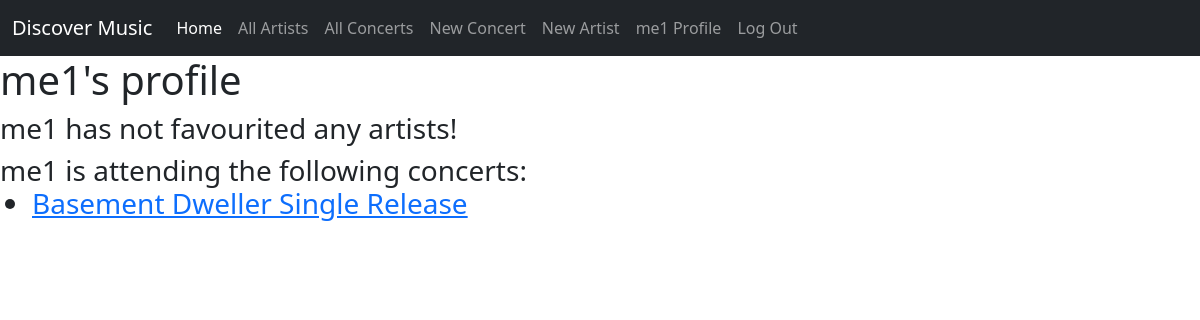
The app's page /profile/me1 (signed in), older data.
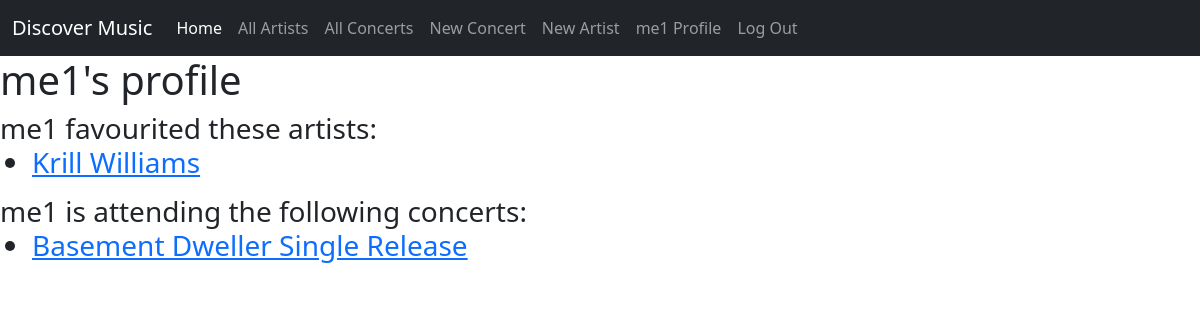
The same page, newer data.
### concert_app/models.py (models this page shows, shortened)
class User(UserMixin, db.Model):
    id = db.Column(db.Integer, primary_key=True)
    username = db.Column(db.String(80), nullable=False, unique=True)
    password = db.Column(db.String(80), nullable=False)
    attending = db.relationship(
        'Concert', secondary='user_concert', back_populates='guests_attending')
    favourites = db.relationship(
        'Artist', secondary='user_artist', back_populates='fans')

class Concert(db.Model):
    id = db.Column(db.Integer, primary_key=True)
    image = db.Column(URLType)
    name = db.Column(db.String(80), nullable=False)
    price = db.Column(db.Float(precision=2), nullable=False)
    venue = db.Column(db.String(80), nullable=False)
    address = db.Column(db.String(80), nullable=False)
    date = db.Column(db.Date)
    artist_id = db.Column(
        db.Integer, db.ForeignKey('artist.id'), nullable=False)
    artist_playing = db.relationship('Artist', back_populates='upcoming_concerts')
    guests_attending = db.relationship(
        'User', secondary='user_concert', back_populates='attending')

class Artist(db.Model):
    id = db.Column(db.Integer, primary_key=True)
    name = db.Column(db.String(80), nullable=False)
    hometown = db.Column(db.String(80), nullable=False)
    image = db.Column(URLType)
    genre = db.Column(db.String(80), nullable=False)
    biography = db.Column(db.String(250), nullable=False)
    upcoming_concerts = db.relationship('Concert', back_populates='artist_playing')
    fans = db.relationship(
        'User', secondary='user_artist', back_populates='favourites')

### concert_app/main/routes.py (the view)
@main.route('/profile/<username>')
def profile(username):
    user = User.query.filter_by(username=username).one()
    return render_template('profile.html', user=user)

### concert_app/extensions.py (called while the page is built)
@login_manager.user_loader
def load_user(user_id):
    return User.query.get(user_id)

### concert_app/templates/profile.html
{% extends 'base.html' %}
{% block content %}
<h1>
    {{ user.username }}'s profile
</h1>
{% if current_user.favourites %}
    <h3>
        {{ user.username }} favourited these artists:
    <ul>
        {% for favourite in user.favourites %}
        <li><a href="/artist/{{ favourite.id }}">{{ favourite.name }}</a></li>
        {% endfor %}
    </ul>
{% else %}
    <h3>{{ user.username }} has not favourited any artists! </h3>
{% endif%}
</h3>
{% if current_user.attending %}
    <h3>
        {{ user.username }} is attending the following concerts:
        <ul>
            {% for concert in user.attending %}
            <li><a href="/concert/{{ concert.id }}">{{ concert.name }}</a></li>
            {% endfor %}
        </ul>
    </h3>
{% else %}
    <h3>{{ user.username }} is not attending any concerts! </h3>
{% endif%}
{% endblock %}

### concert_app/templates/base.html (shortened to what this page needs)
<!DOCTYPE html>
<html lang="en">
<head>
    <link href="https://cdn.jsdelivr.net/npm/bootstrap@5.3.0-alpha1/dist/css/bootstrap.min.css" rel="stylesheet"
>
</head>
<body>
        <div id="content">
            <nav class="navbar navbar-expand-lg bg-dark" data-bs-theme="dark">
                <div class="container-fluid">
                    <a class="navbar-brand" href="/">Discover Music</a>
                    <div class="collapse navbar-collapse" id="navbarNavAltMarkup">
                        <div class="navbar-nav">
                            <a class="nav-link active" aria-current="page" href="/">Home</a>
                            <a class="nav-link" href="/artist">All Artists</a>
                            <a class="nav-link" href="/concert">All Concerts</a>
                                {% if current_user.is_authenticated %}
                                <a class="nav-link" href="/new_concert">New Concert</a>
                                <a class="nav-link" href="/new_artist">New Artist</a>
                                <a class="nav-link" href="/profile/{{current_user.username}}">{{ current_user.username }} Profile</a>
                                <a class="nav-link" href="/logout">Log Out</a>
                                {% else %}
                                <a class="nav-link" href="/signup">Sign Up</a>
                                <a class="nav-link" href="/login">Log In</a>
                                {% endif %}
                        </div>
                    </div>
                </div>
            </nav>
            {% block content %}{% endblock %}
        </div>
    </body>
</html>

Row changes from the older to the newer data that the page shows:
added Artist: name "Krill Williams"
Text that changed along with them:
text no longer shown: "has not favourited any artists!"
text now shown: "favourited these artists:"
